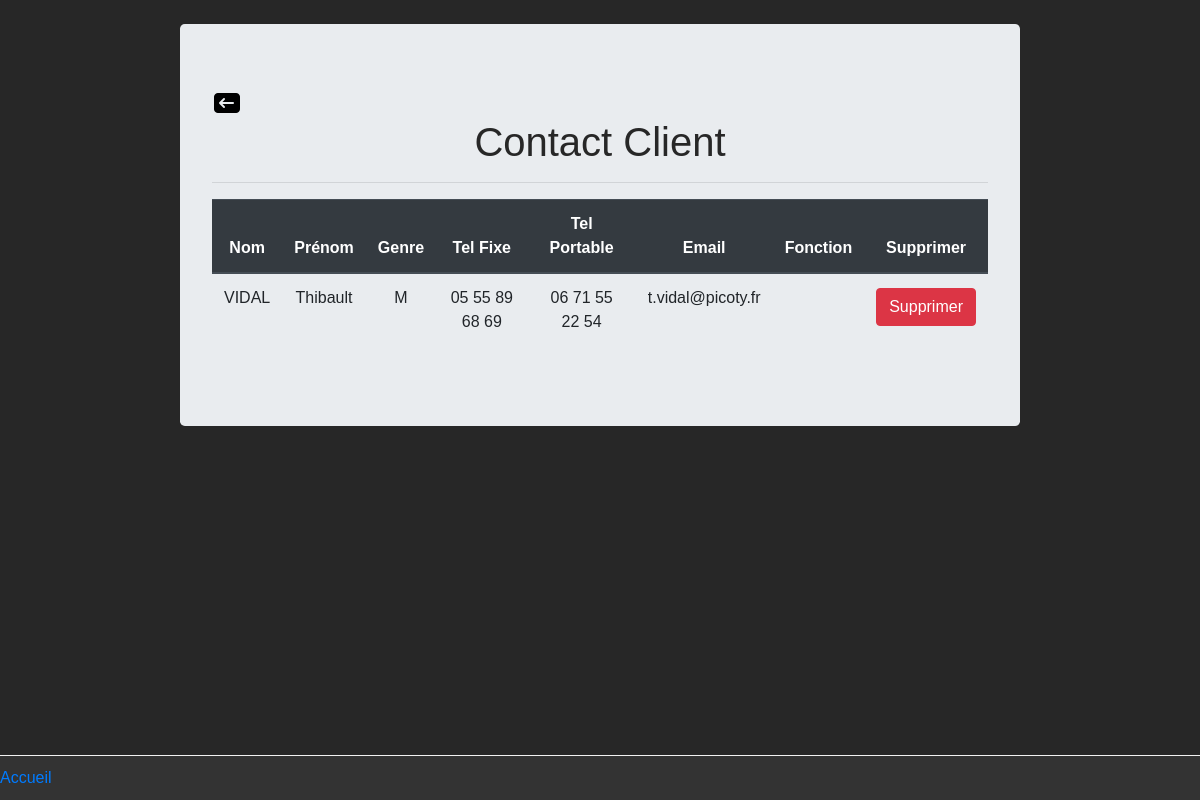
The app's page /page/bdd/contactclientbdd.php?id=5 with its own data.
### tables this page shows
CREATE TABLE `contactclient` (
  `idClient` int(11) NOT NULL,
  `nom` varchar(50) NOT NULL,
  `prenom` varchar(50) NOT NULL,
  `genre` varchar(255) DEFAULT NULL,
  `tel_fixe` varchar(25) NOT NULL,
  `tel_portable` varchar(25) NOT NULL,
  `email` varchar(50) NOT NULL,
  `fonction` varchar(50) NOT NULL
);

### controller/RecupData.php (called while the page is built, shortened)
<?php
class RecupData
{
    public static function getContactClientById($client)
    {
        $bdd = new PDO('mysql:host=localhost;dbname=chiffrage;','root','');
        $req = "SELECT * FROM contactclient WHERE idClient = " . $client;
        return $bdd->query($req)->fetchAll(PDO::FETCH_OBJ);
    }
}

### page/bdd/contactclientbdd.php (the view, shortened to what this page needs)
<?php
include_once('../../Controller/RecupData.php');
$lesClients = RecupData::getContactClientById($_GET['id']);
?>
<!DOCTYPE html>
<html lang="en">
    <head>
        <link rel="stylesheet" href="../../css/bootstrap.min.css">
        <link rel="stylesheet" href="../../css/style.css">
    </head>
    <body>
        <div class="jumbotron">
            <a href="clientbdd.php"><img src="../../img/retour.png"/></a>
            <h1>
                Contact Client
            </h1>
            <hr>
            <div style="overflow-x:auto;">
            <table class="table">
                <thead class="thead-dark">
                <tr>
                    <th scope="col">Nom</th>
                    <th scope="col">Prénom</th>
                    <th scope="col">Genre</th>
                    <th scope="col">Tel Fixe</th>
                    <th scope="col">Tel Portable</th>
                    <th scope="col">Email</th>
                    <th scope="col">Fonction</th>
                    <th scope="col">Supprimer</th>
                </tr>
                </thead>
                <?php
                foreach($lesClients as $unClient)
                {
                    ?>
                    <form action="../../Controller/Post/bdd/ContactclientbddDel_post.php" method="post">
                    <tbody>
                        <tr>
                            <td><a style="cursor: pointer;" onclick="UpdClientContactNom(<?php echo $unClient->idClient ?>, '<?php echo $unClient->nom ?>')"><?php echo $unClient->nom ?></a></td>
                            <td><a style="cursor: pointer;" onclick="UpdClientContactPrenom(<?php echo $unClient->idClient ?>, '<?php echo $unClient->prenom ?>')"><?php echo $unClient->prenom ?></a></td>
                            <td><a style="cursor: pointer;" onclick="UpdClientContactGenre(<?php echo $unClient->idClient ?>, '<?php echo $unClient->genre ?>')"><?php echo $unClient->genre ?></a></td>
                            <td><a style="cursor: pointer;" onclick="UpdClientContactTelFixe(<?php echo $unClient->idClient ?>, '<?php echo $unClient->tel_fixe ?>')"><?php echo $unClient->tel_fixe ?></a></td>
                            <td><a style="cursor: pointer;" onclick="UpdClientContactTelPortable(<?php echo $unClient->idClient ?>, '<?php echo $unClient->tel_portable ?>')"><?php echo $unClient->tel_portable ?></a></td>
                            <td><a style="cursor: pointer;" onclick="UpdClientContactEmail(<?php echo $unClient->idClient ?>, '<?php echo $unClient->email ?>')"><?php echo $unClient->email ?></a></td>
                            <td><a style="cursor: pointer;" onclick="UpdClientContactFonction(<?php echo $unClient->idClient ?>, '<?php echo $unClient->fonction ?>')"><?php echo $unClient->fonction ?></a></td>
                            <td><input type="submit" class="btn btn-danger" value="Supprimer"></td>
                        </tr>
                    </tbody>
                    </form>
                    <?php
                    }
                ?>
            </table>
            </div>
        </div>
    </body>
    <div class="footer">
        <a href="../../index.php" style="float: left;">Accueil</a>
    </div>
</html>

### css/style.css (style rules this page uses)
body { margin: 0; margin-top: 2%; margin-bottom: 2%; background: #272727; color: #272727; font-family: Arial, Helvetica, sans-serif; }
h1 { text-align: center; }
.footer { position: fixed; bottom: 0; width:100%; background:#333; color: #f2f2f2; border-top: 1px solid #f2f2f2; padding-top: 10px; padding-bottom: 10px; text-align: center; }
.jumbotron { width: 70%; margin: auto; margin-bottom: 15%; }
.btn { width: 100%; margin-top: 2%; }
input { margin-top: 1%; margin-bottom: 1%; }
table { text-align: center; }

### records on screen
contactclient: nom "VIDAL", prenom "Thibault", genre "M", tel_fixe "05 55 89 68 69", tel_portable "06 71 55 22 54", email "t.vidal@picoty.fr"
